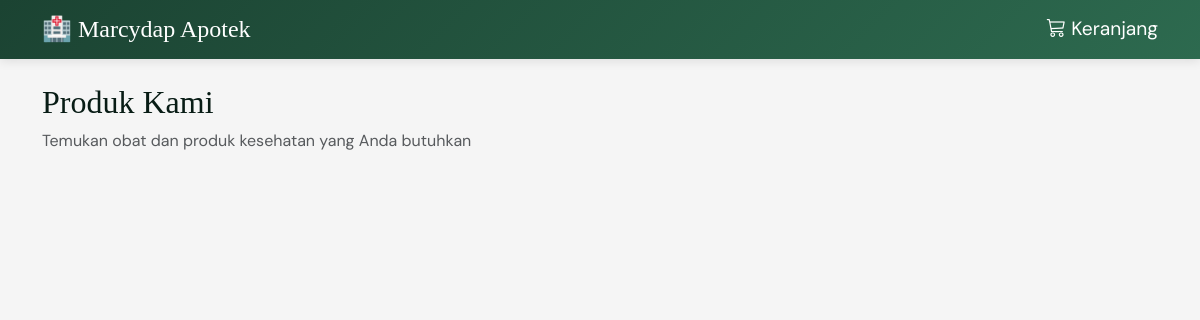
Before: /sample/produk.php with the older database file.
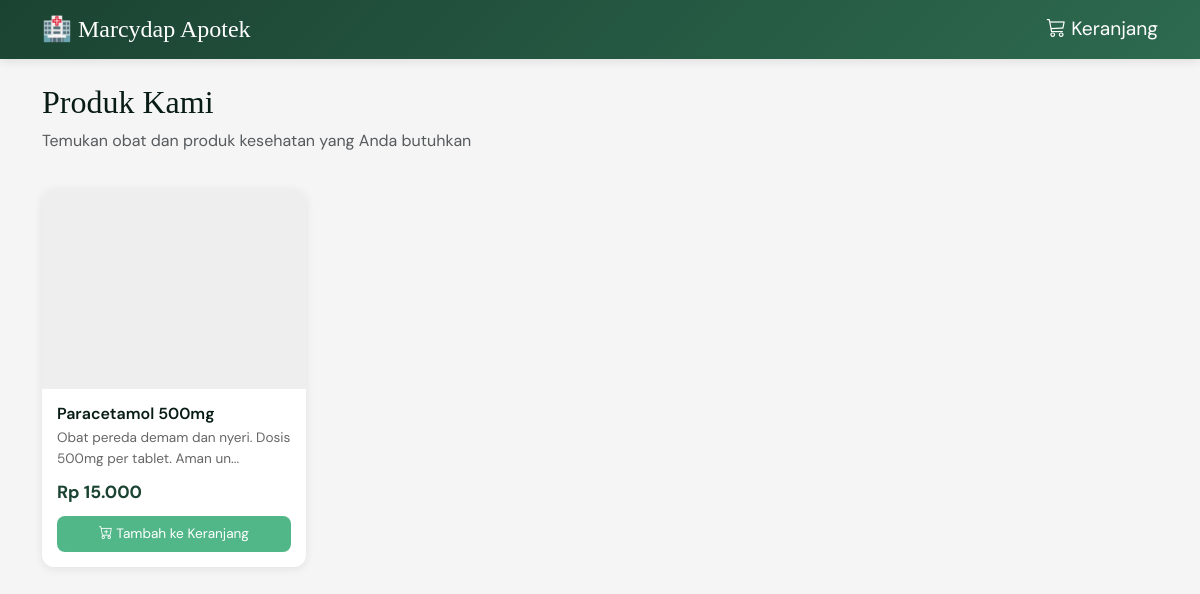
After: the same page with the newer database file.
### tables this page shows
CREATE TABLE `barang` (
  `id_barang` int NOT NULL,
  `nama_barang` varchar(50) NOT NULL,
  `harga` varchar(100) NOT NULL,
  `deskripsi` text NOT NULL,
  `gambar` varchar(255) NOT NULL
);

### sample/produk.php (the view, shortened to what this page needs)
<?php
include 'config/db.php';
$query = "SELECT * FROM barang ORDER BY id_barang DESC";
$result = mysqli_query($db, $query);
?>
<!DOCTYPE html>
<html lang="id">
<head>
    <link href="https://cdn.jsdelivr.net/npm/bootstrap@5.3.0/dist/css/bootstrap.min.css" rel="stylesheet">
    <link rel="stylesheet" href="https://cdn.jsdelivr.net/npm/bootstrap-icons@1.10.0/font/bootstrap-icons.css">
</head>
<body>
    <header class="header sticky-top">
        <div class="container">
            <h1>🏥 Marcydap Apotek</h1>
            <a href="pemesanan/keranjang.php" class="cart-link">
                <i class="bi bi-cart3"></i> Keranjang
            </a>
        </div>
    </header>
    <div class="container my-4">
        <h2 style="font-family: 'Playfair Display', serif; color: var(--dark);">Produk Kami</h2>
        <p class="text-muted">Temukan obat dan produk kesehatan yang Anda butuhkan</p>
        <div class="product-grid">
            <?php while ($product = mysqli_fetch_assoc($result)) {
                $harga_format = number_format($product['harga'], 0, ',', '.');
            ?>
                <div class="product-card">
                    <div class="product-image" style="<?php if (!empty($product['gambar'])) echo 'background-image: url(' . $product['gambar'] . ');'; ?>"></div>
                    <div class="product-content">
                        <h3 class="product-title"><?php echo htmlspecialchars($product['nama_barang']); ?></h3>
                        <p class="product-desc"><?php echo htmlspecialchars(substr($product['deskripsi'], 0, 60)); ?>...</p>
                        <div class="product-price">Rp <?php echo $harga_format; ?></div>
                        <form method="POST">
                            <button type="submit" name="add_to_cart" class="btn-add-cart">
                                <i class="bi bi-cart-plus"></i> Tambah ke Keranjang
                            </button>
                        </form>
                    </div>
                </div>
            <?php } ?>
        </div>
    </div>
</body>
</html>

Changed rows visible on the page:
added barang: nama_barang "Paracetamol 500mg", deskripsi "Obat pereda demam dan nyeri. Dosis 500mg per tablet. Aman un", harga "15.000"
